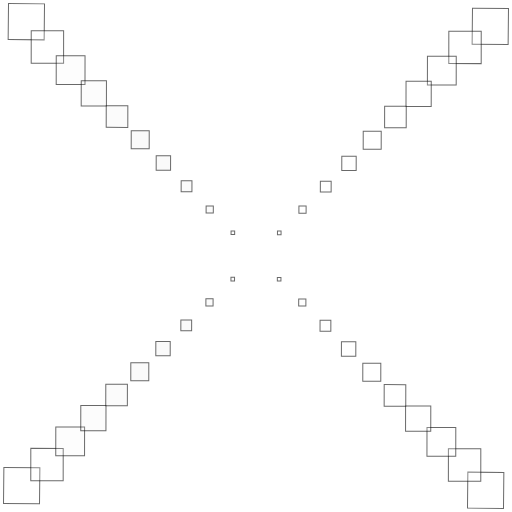
Frame 1 (no input)
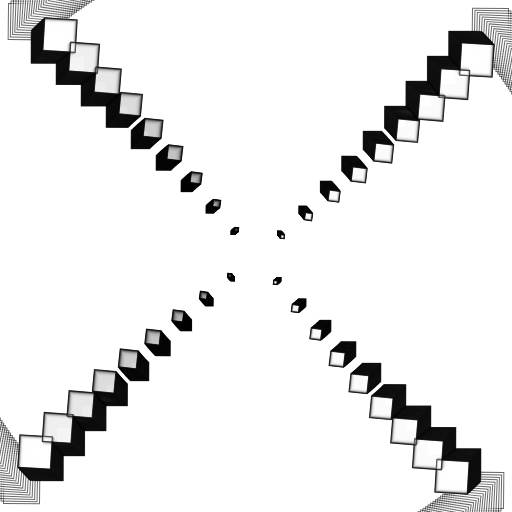
Frame 60 (no input)
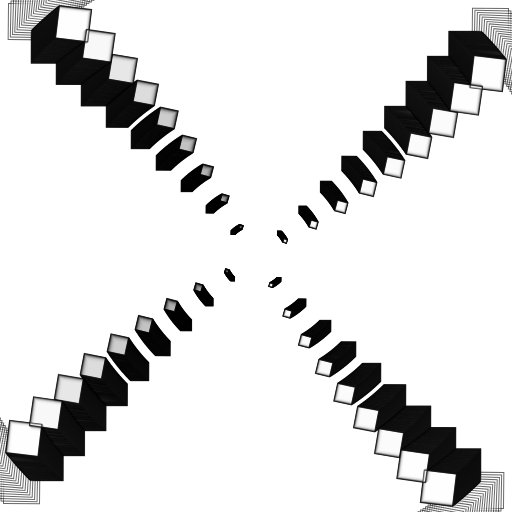
Frame 120 (the mouse pressed at the canvas centre since frame 60)

The p5.js sketch that drew these frames (run headless with seeded random() and noise() and a simulated clock; from frame 60 on, the mouse is pressed at the canvas centre):

// p5.js sketch
// ── sketch.js
/* 
  -Pulsa P para pausar, R para resumir.
  -Mantén 1 y mueve el mouse para mover el lienzo.
  -Pulsa + para agregar elementos, - para restarlos.
  -Pulsa 9 para agregar velocidad positiva, 8 para negativa.
  -Pulsa S para usar el modo espectral, N para el modo normal.
  -Pulsa B para quitar el trazo, T para activarlo.
  -Pulsa 0 para restablecer.
*/


let height=512,width=512;
let posX=width/2, posY=height/2;

let colorS=0,colorF=255, transparencia=50;
let fps=60, vel=0.01;

let trazo=true, pausa=false, espectral=false;

//Cuadrados
let xA=-232,yA=-232,xB=232,yB=-232,xC=-232,yC=232,xD=232,yD=232;
let xRectSize=36,yRectSize=36;
let cantRect=10;


function setup() {
 createCanvas(width,height);
 background(255);
 frameRate(fps);
}

function draw() {
  if(keyIsPressed){
    if(key=="B" || key=="b") trazo=false;
    if(key=="T"||key=="t") trazo=true;
    if(key=="P"||key=="p") pausa=true;
    if(key=="R"||key=="r") pausa=false;
    if(key=="S"||key=="s") espectral=true;
    if(key=="N"||key=="n") espectral=false;

    if(key=="9"){
      vel+=0.0005;
    }
    if(key=="8"){
      vel-=0.0005;
    }
    if(key=="+"){ 
      cantRect++;
    }
    if(key=="-"){ 
      if(cantRect>1) cantRect--;
    }

    if(key=="1"){
      posX+=mouseX-pmouseX;
      posY+=mouseY-pmouseY;
    }

    if(key=="0"){
      background(255);
      cantRect=10;
      vel=0.01;
      trazo=true;
      pausa=false;
      espectral=false;
      posX=width/2, posY=height/2 //centra lienzo
    }
  }

  translate(posX, posY); //lienzo

  if(!pausa){
    if(!trazo) background(255);

    if(espectral){ 
      transparencia=50;
      stroke(colorS,15);
    }
    else{ 
      stroke(colorS,150)
      transparencia=50;
    }

    frameRate(fps);
    

    //push general
    push();
    rectMode(CENTER);
      rotate(frameCount * vel);
      fill(colorF,transparencia);
      
      //cuadrado A
      rect(xA,yA,xRectSize,yRectSize);
      for(let i=0;i<cantRect;i++){
        push();
        fill(colorF-(i*10),transparencia-(i*5));
        rotate(frameCount * -((vel*0.9)-(i*(0.02*vel))));
        let spacing = xA/cantRect;
        let resizing = xRectSize/cantRect;
        rect(xA-(spacing*(i+1)),yA-(spacing*(i+1)),
        xRectSize-(resizing*(i+1)),yRectSize-(resizing*(i+1)));
        pop();
      }

      //cuadrado B
      rect(xB,yB,xRectSize,yRectSize);
      for(let i=0;i<cantRect;i++){
        push();
        rotate(frameCount * -((vel*0.9)-(i*(0.02*vel))));
        let spacing = xB/cantRect;
        let resizing = xRectSize/cantRect;
        rect(xB-(spacing*(i+1)),yB+(spacing*(i+1)),
        xRectSize-(resizing*(i+1)),yRectSize-(resizing*(i+1)));
        pop();
      }

      //cuadrado C
      rect(xC,yC,xRectSize,yRectSize);
      for(let i=0;i<cantRect;i++){
        push();
        fill(colorF-(i*10),transparencia-(i*5));
        rotate(frameCount * -((vel*0.9)-(i*(0.02*vel))));
        let spacing = xC/cantRect;
        let resizing = xRectSize/cantRect;
        rect(xC-(spacing*(i+1)),yC+(spacing*(i+1)),
        xRectSize-(resizing*(i+1)),yRectSize-(resizing*(i+1)));
        pop();
      }

      //cuadrado D
      rect(xD,yD,xRectSize,yRectSize);
      for(let i=0;i<cantRect;i++){
        push();
        rotate(frameCount * -((vel*0.9)-(i*(0.02*vel))));
        let spacing = xD/cantRect;
        let resizing = xRectSize/cantRect;
        rect(xD-(spacing*(i+1)),yD-(spacing*(i+1)),
        xRectSize-(resizing*(i+1)),yRectSize-(resizing*(i+1)));
        pop();
      }
    pop();
  }
}
